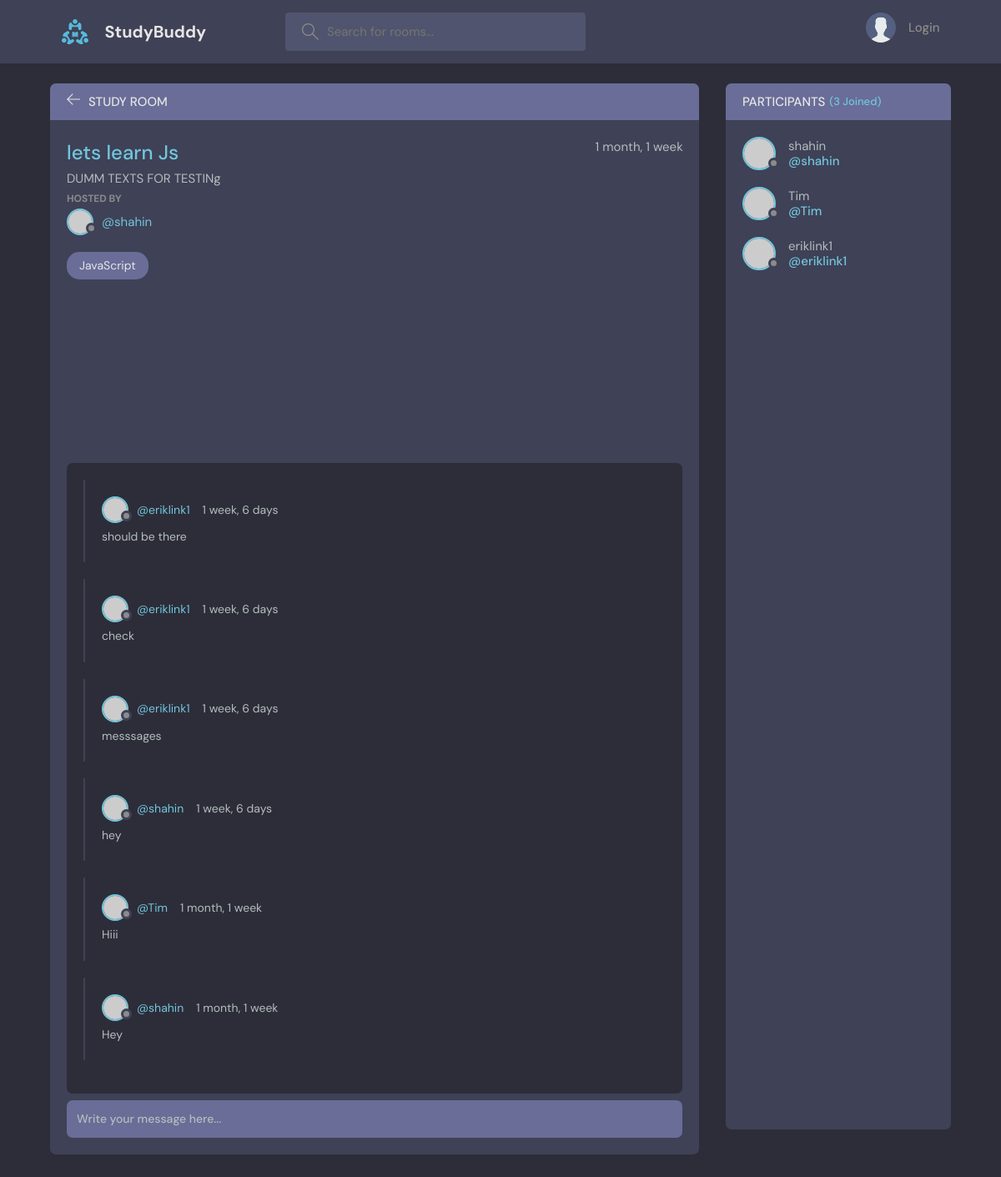
The page /room/1/ on the database its author committed.
### base/models.py (models this page shows, shortened)
class Room(models.Model):
    host = models.ForeignKey(User,on_delete = models.SET_NULL, null = True)
    topic = models.ForeignKey(Topic, on_delete = models.SET_NULL, null = True) # when on delete is NULL so null = True should be written
    name = models.CharField(max_length=200) #null= False is default, not allowed Null
    description = models.TextField(null = True, blank = True, max_length = 3000) # allowed Null in column
    participants = models.ManyToManyField(User, related_name='participants', blank = True)
    updated = models.DateTimeField(auto_now = True) #takes every save
    created = models.DateTimeField(auto_now_add = True) #takes when it s created
    class Meta:
        ordering = ['-updated','-created']

class Topic(models.Model):
    name = models.CharField(max_length = 200)
    def __str__(self):
        return self.name

class Message(models.Model):
    user = models.ForeignKey(User, on_delete = models.CASCADE) #from built in User table
    room = models.ForeignKey(Room, on_delete = models.CASCADE) #models.SET_NULL room deleted-messages will be NULL connected, models.CASCADE room deleted-messages deleted
    body = models.TextField(max_length= 3000)
    updated = models.DateTimeField(auto_now = True) #takes every save
    created = models.DateTimeField(auto_now_add = True) #takes when it s created
    class Meta:
        ordering = ['-updated','-created']

### base/views.py (the view, shortened to what this page needs)
# urls.py: path('room/<str:pk>/', views.room, name = 'room'),
def room (request,pk):
    room = Room.objects.get(id = pk)
    room_messages = room.message_set.all().order_by('-created')
    participants = room.participants.all()
    context = {'room':room, 'room_messages':room_messages,'participants' : participants}
    return render(request, 'base/room.html', context)

### base/templates/base/room.html (shortened to what this page needs)
{% extends 'main.html'%}
{%block content%}
    <main class="profile-page layout layout--2">
      <div class="container">
        <div class="room">
          <div class="room__top">
            <div class="room__topLeft">
              <a href="{%url 'home'%}">
                <svg version="1.1" xmlns="http://www.w3.org/2000/svg" width="32" height="32" viewBox="0 0 32 32">
                  <title>arrow-left</title>
                  <path
                    d="M13.723 2.286l-13.723 13.714 13.719 13.714 1.616-1.611-10.96-10.96h27.625v-2.286h-27.625l10.965-10.965-1.616-1.607z"
                  ></path>
                </svg>
              </a>
              <h3>Study Room</h3>
            </div>
          </div>
          <div class="room__box scroll">
            <div class="room__header scroll">
              <div class="room__info">
                <h3>{{room.name}}</h3>
                <span>{{room.created|timesince}}</span>
              </div>
              <div><small>{{room.description}}</small></div>
              <div class="room__hosted">
                <p>Hosted By</p>
                <a href="{% url 'user-profile' room.host.id%}" class="room__author">
                  <div class="avatar avatar--small">
                    <img src="https://randomuser.me/api/portraits/men/37.jpg" />
                  </div>
                  <span>@{{room.host.username}}</span>
                </a>
              </div>
              <span class="room__topics">{{room.topic}}</span>
            </div>
            <div class="room__conversation">
              <div class="threads scroll">
                {%for message in room_messages%}
                <div class="thread">
                  <div class="thread__top">
                    <div class="thread__author">
                      <a href="{%url 'user-profile' message.user.id%}" class="thread__authorInfo">
                        <div class="avatar avatar--small">
                          <img src="https://randomuser.me/api/portraits/men/37.jpg" />
                        </div>
                        <span>@{{message.user.username}}</span>
                      </a>
                      <span class="thread__date">{{message.created|timesince}}</span>
                    </div>
                  </div>
                  <div class="thread__details">
                 {{message.body}}
                  </div>
                </div>
                {%endfor%}
              </div>
            </div>
          </div>
          <div class="room__message">
            <form action="" method = "POST">
              <input name="body" placeholder="Write your message here..." /></form>
          </div>
        </div>
        <div class="participants">
          <h3 class="participants__top">Participants <span>({{participants.count}} Joined)</span></h3>
          <div class="participants__list scroll">
            {% for user in participants%}
            <a href="{% url 'user-profile' user.id %}" class="participant">
              <div class="avatar avatar--medium">
                <img src="https://randomuser.me/api/portraits/men/37.jpg" />
              </div>
              <p>
                {{user.username}}
                <span>@{{user.username}}</span>
              </p>
            </a>
            {%endfor%}
          </div>
        </div>
      </div>
    </main>
{%endblock %}

### rows shown on the page
Room: name "lets learn Js", created "1 month, 1 week", description "DUMM TEXTS FOR TESTINg", host.username "shahin", topic "JavaScript"
Message: user.username "eriklink1", created "1 week, 6 days", body "should be there"
Message: user.username "eriklink1", created "1 week, 6 days", body "check"
Message: user.username "eriklink1", created "1 week, 6 days", body "messsages"
Message: user.username "shahin", created "1 week, 6 days", body "hey"
Message: user.username "Tim", created "1 month, 1 week", body "Hiii"
Message: user.username "shahin", created "1 month, 1 week", body "Hey"

### other values the page prints
{{ participants.count }} "3"
{{ user.username }} "shahin"
{{ user.username }} "Tim"
{{ user.username }} "eriklink1"
